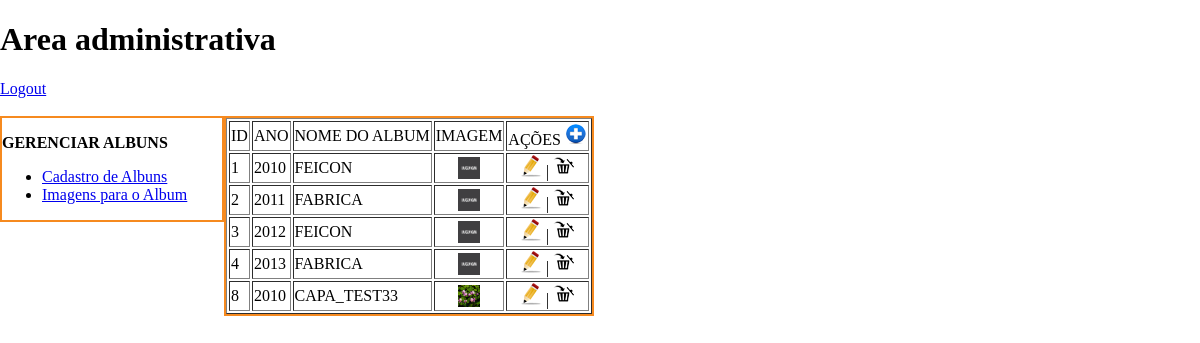
/admin/index.php (signed in), run on the app's committed database.
### tables this page shows
CREATE TABLE IF NOT EXISTS `tabalbuns` (
  `idAlbuns` int(11) NOT NULL AUTO_INCREMENT,
  `ano` varchar(4) DEFAULT NULL,
  `imgCapa` varchar(150) DEFAULT NULL,
  `nomeAlbum` varchar(12) DEFAULT NULL,
  PRIMARY KEY (`idAlbuns`)
);

### inc/conectar.php (called while the page is built, shortened)
<?php
	class conectar {
    var $query      = null;
    function consulta($query) {
        $this->query = mysql_query($query);
        return $this->query;
    }
    function resultado() {
        return mysql_fetch_assoc($this->query);
    }
}
?>

### admin/index.php (the view, shortened to what this page needs)
<?php
include_once '../inc/conectar.php';
    $sql = new conectar();
    $sql->conecta();
    $busca = "SELECT * FROM tabAlbuns";
    $sql->consulta($busca);
?>
<!DOCTYPE html PUBLIC "-//W3C//DTD XHTML 1.0 Transitional//EN" "http://www.w3.org/TR/xhtml1/DTD/xhtml1-transitional.dtd">
<html xmlns="http://www.w3.org/1999/xhtml">
 <head>
 </head>
 <body>
   <h1>Area administrativa</h1>
   <a href="logout.php">Logout</a>
   <br><br>
<div id="menu">
	<p><b>GERENCIAR ALBUNS</b></p>
	<ul>
		<li><a id="lnkCadAlbuns" href="#">Cadastro de Albuns</a></li>
		<li><a id="lnkImagens" href="#">Imagens para o Album</a></li>
	</ul>
</div>
<div id="frame">
	<table width="100%" height="100%" border="1">
		<thead align="left">
		<tr>
			<td>ID</td>
			<td>ANO</td>
			<td>NOME DO ALBUM</td>
			<td>IMAGEM</td>
			<td>AÇÕES <a id='lnkNovoAlbum' href='#'><img src='../imagens/botoes/btnNew.png' /></a></td>
		</tr>
	</thead>
		<?php
			while ($dados = $sql->resultado()) {
					echo "<tr>";
					echo "<td>".$dados['idAlbuns']."</td>";
					echo "<td>".$dados['ano']."</td>";
					echo "<td>".$dados['nomeAlbum']."</td>";
					echo "<td align='center'><img src='../".$dados['imgCapa']."' width='22' height='22' />   </td>";
					echo "<td align='center'>
							<a href='editarAlbum.php?idAlbum=".$dados['idAlbuns']."'><img src='../imagens/botoes/btnEdit.png' /></a> |
							<a href='deleteCapa.php?idAlbum=".$dados['idAlbuns']."'><img src='../imagens/botoes/btnDelete.png' /></a>
						</td>";
					echo "</tr>";
					}
		?>
	</table>
</div>
</body>
</html>

### admin/index.php (style rules this page uses)
body { margin: 0; padding: 0; }
#menu { width: 220px; height: auto; position: relative; float: left; border: 2px solid #F68A1F; }
#frame, #frameCadAlbuns, #frameCadImagens, #frameLstImg { width: 600px; height: 500px; float: left; border: 2px solid #F68A1F; }
#frame { width: auto; height: auto; }

### data on the page
tabalbuns: idAlbuns "1", ano "2010", nomeAlbum "FEICON", imgCapa (picture)
tabalbuns: idAlbuns "2", ano "2011", nomeAlbum "FABRICA", imgCapa (picture)
tabalbuns: idAlbuns "3", ano "2012", nomeAlbum "FEICON", imgCapa (picture)
tabalbuns: idAlbuns "4", ano "2013", nomeAlbum "FABRICA", imgCapa (picture)
tabalbuns: idAlbuns "8", ano "2010", nomeAlbum "CAPA_TEST33", imgCapa (picture)
